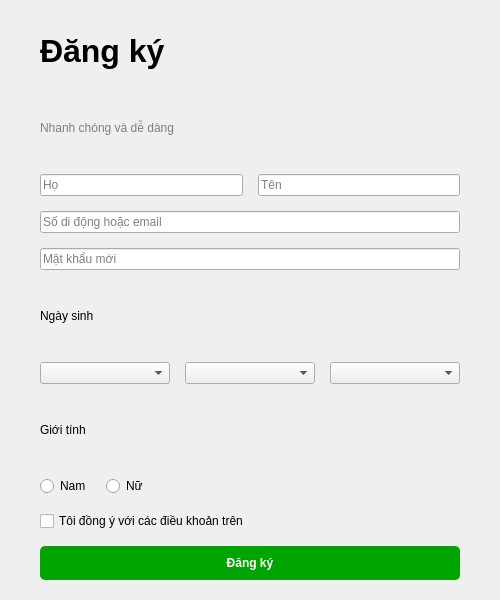
<?xml version="1.0" encoding="UTF-8"?>
<ui version="4.0">
 <class>RegistrationForm</class>
 <widget class="QWidget" name="RegistrationForm">
  <property name="geometry">
   <rect>
    <x>0</x>
    <y>0</y>
    <width>500</width>
    <height>600</height>
   </rect>
  </property>
  <property name="windowTitle">
   <string>Đăng ký thành viên</string>
  </property>
  <layout class="QVBoxLayout" name="verticalLayout">
   <property name="leftMargin">
    <number>40</number>
   </property>
   <property name="topMargin">
    <number>20</number>
   </property>
   <property name="rightMargin">
    <number>40</number>
   </property>
   <property name="bottomMargin">
    <number>20</number>
   </property>
   <property name="spacing">
    <number>15</number>
   </property>
   <item>
    <widget class="QLabel" name="label_title">
     <property name="font">
      <font>
       <pointsize>24</pointsize>
       <weight>75</weight>
       <bold>true</bold>
      </font>
     </property>
     <property name="text">
      <string>Đăng ký</string>
     </property>
    </widget>
   </item>
   <item>
    <widget class="QLabel" name="label_subtitle">
     <property name="styleSheet">
      <string notr="true">color: gray;</string>
     </property>
     <property name="text">
      <string>Nhanh chóng và dễ dàng</string>
     </property>
    </widget>
   </item>
   <item>
    <layout class="QHBoxLayout" name="layout_name">
     <item>
      <widget class="QLineEdit" name="input_ho">
       <property name="placeholderText">
        <string>Họ</string>
       </property>
      </widget>
     </item>
     <item>
      <widget class="QLineEdit" name="input_ten">
       <property name="placeholderText">
        <string>Tên</string>
       </property>
      </widget>
     </item>
    </layout>
   </item>
   <item>
    <widget class="QLineEdit" name="input_contact">
     <property name="placeholderText">
      <string>Số di động hoặc email</string>
     </property>
    </widget>
   </item>
   <item>
    <widget class="QLineEdit" name="input_password">
     <property name="echoMode">
      <enum>QLineEdit::Password</enum>
     </property>
     <property name="placeholderText">
      <string>Mật khẩu mới</string>
     </property>
    </widget>
   </item>
   <item>
    <widget class="QLabel" name="label_birth">
     <property name="text">
      <string>Ngày sinh</string>
     </property>
    </widget>
   </item>
   <item>
    <layout class="QHBoxLayout" name="layout_birth">
     <item>
      <widget class="QComboBox" name="combo_day"/>
     </item>
     <item>
      <widget class="QComboBox" name="combo_month"/>
     </item>
     <item>
      <widget class="QComboBox" name="combo_year"/>
     </item>
    </layout>
   </item>
   <item>
    <widget class="QLabel" name="label_gender">
     <property name="text">
      <string>Giới tính</string>
     </property>
    </widget>
   </item>
   <item>
    <layout class="QHBoxLayout" name="layout_gender">
     <item>
      <widget class="QRadioButton" name="radio_male">
       <property name="text">
        <string>Nam</string>
       </property>
      </widget>
     </item>
     <item>
      <widget class="QRadioButton" name="radio_female">
       <property name="text">
        <string>Nữ</string>
       </property>
      </widget>
     </item>
     <item>
      <spacer name="horizontalSpacer">
       <property name="orientation">
        <enum>Qt::Horizontal</enum>
       </property>
       <property name="sizeHint" stdset="0">
        <size>
         <width>40</width>
         <height>20</height>
        </size>
       </property>
      </spacer>
     </item>
    </layout>
   </item>
   <item>
    <widget class="QCheckBox" name="check_terms">
     <property name="text">
      <string>Tôi đồng ý với các điều khoản trên</string>
     </property>
    </widget>
   </item>
   <item>
    <widget class="QPushButton" name="btn_submit">
     <property name="styleSheet">
      <string notr="true">background-color: #00a400; color: white; font-weight: bold; padding: 10px; border-radius: 5px;</string>
     </property>
     <property name="text">
      <string>Đăng ký</string>
     </property>
    </widget>
   </item>
  </layout>
 </widget>
 <resources/>
 <connections/>
</ui>
